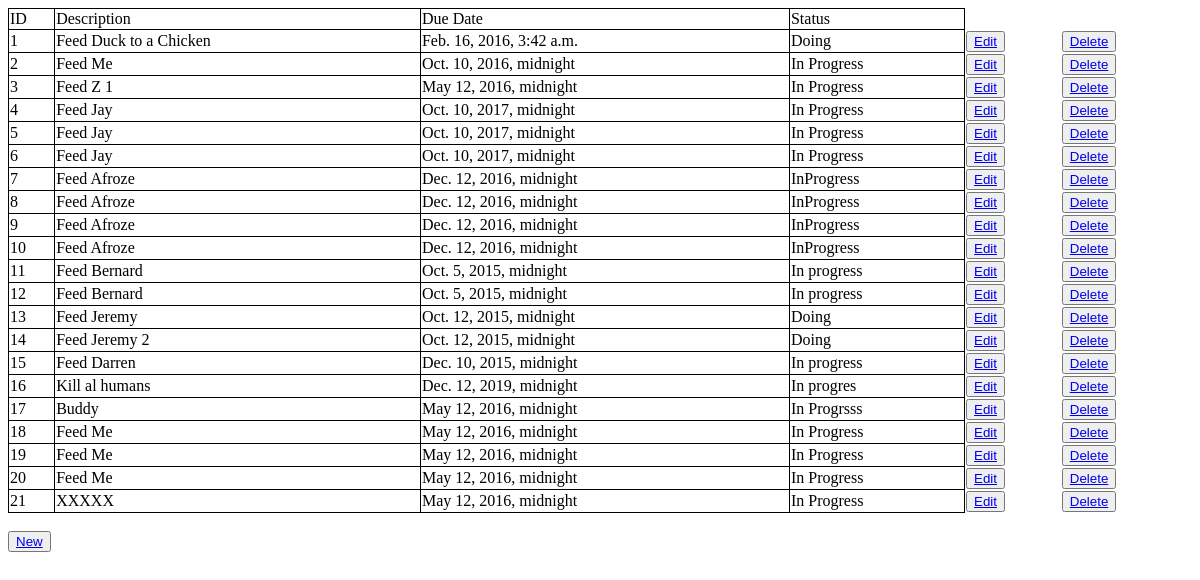
/ToDoList/, run on an earlier commit of the app's database.
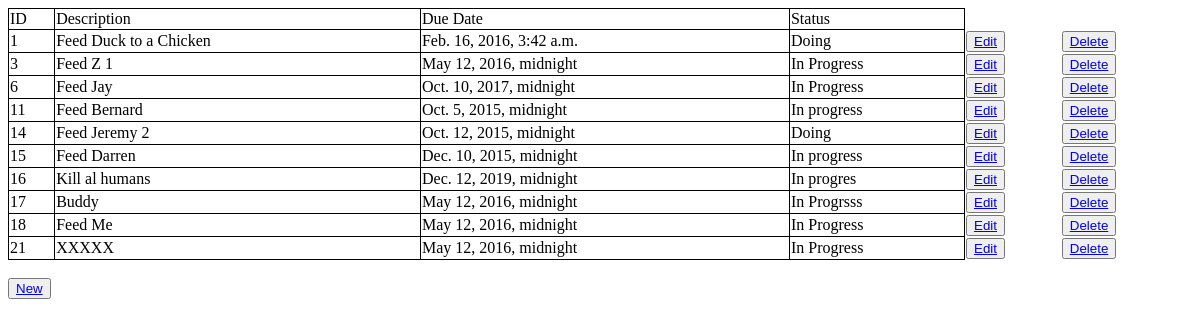
And on a later commit of the database.
### ToDoList/models.py (models this page shows, shortened)
class ToDoList(models.Model):
    description = models.CharField(max_length=200)
    due_date = models.DateTimeField()
    status = models.CharField(max_length=10)

### ToDoList/views.py (the view)
def index(request):
    to_do_items = ToDoList.objects.all()
    templte = loader.get_template("ToDoList/index.html")
    context = {
        'list_t':to_do_items,
    }
    return HttpResponse(templte.render(context,request))

### ToDoList/templates/ToDoList/index.html (shortened to what this page needs)
<table>
  <tr>
    <td>ID</td>
    <td>Description</td>
    <td>Due Date</td>
    <td>Status</td>
    <td id="no_border"></td>
    <td id="no_border"></td>
  </tr>
  {% for item in list_t %}
  <tr>
    <td>{{item.id}}</td>
    <td>{{item.description}}</td>
    <td>{{item.due_date}}</td>
    <td>{{item.status}}</td>
    <td id="no_border"><button class="btn btn-primary"><a href="{{item.id}}/edit/">Edit</a></button></td>
    <td id="no_border"><button class="danger"><a href="{{item.id}}/delete">Delete</button></li></td>
  </tr>
  {%endfor%}
</table>
<button class="button"><a href="{% url 'new' %}">New</a></button>

### ToDoList/templates/ToDoList/index.html (style rules this page uses)
td { border: 1px solid black; }
table { border-collapse: collapse; width: 100%; }
#no_border { border: 0px solid; }

What changed in the data, as far as the page shows it:
removed ToDoList: id "2", description "Feed Me", due_date "Oct. 10, 2016, midnight", status "In Progress"
removed ToDoList: id "4", description "Feed Jay", due_date "Oct. 10, 2017, midnight", status "In Progress"
removed ToDoList: id "5", description "Feed Jay", due_date "Oct. 10, 2017, midnight", status "In Progress"
removed ToDoList: id "7", description "Feed Afroze", due_date "Dec. 12, 2016, midnight", status "InProgress"
removed ToDoList: id "8", description "Feed Afroze", due_date "Dec. 12, 2016, midnight", status "InProgress"
removed ToDoList: id "9", description "Feed Afroze", due_date "Dec. 12, 2016, midnight", status "InProgress"
removed ToDoList: id "10", description "Feed Afroze", due_date "Dec. 12, 2016, midnight", status "InProgress"
removed ToDoList: id "12", description "Feed Bernard", due_date "Oct. 5, 2015, midnight", status "In progress"
removed ToDoList: id "13", description "Feed Jeremy", due_date "Oct. 12, 2015, midnight", status "Doing"
removed ToDoList: id "19", description "Feed Me", due_date "May 12, 2016, midnight", status "In Progress"
removed ToDoList: id "20", description "Feed Me", due_date "May 12, 2016, midnight", status "In Progress"
